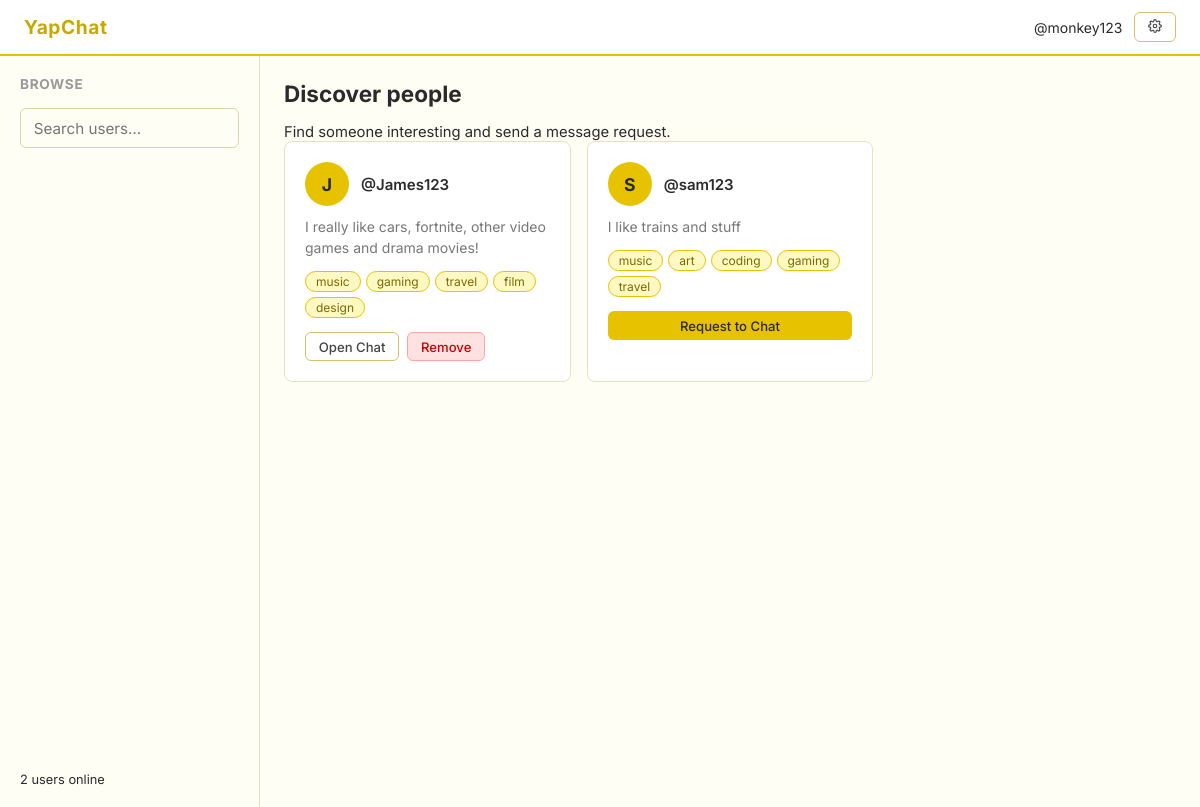
The app's page /browse (signed in) with its own data.
### tables this page shows
CREATE TABLE users (
                username      TEXT PRIMARY KEY,
                password_hash TEXT NOT NULL,
                bio           TEXT DEFAULT '',
                tags          TEXT DEFAULT ''
            );

### main.py (the view)
@app.route('/browse')
@login_required
def browse():
    me = session['username']
    with get_db() as conn:
        my_row = conn.execute(
            'SELECT tags FROM users WHERE username = ?', (me,)
        ).fetchone()
        rows = conn.execute(
            'SELECT username, bio, tags FROM users WHERE username != ?', (me,)
        ).fetchall()
        incoming = conn.execute(
            'SELECT from_user FROM requests WHERE to_user = ?', (me,)
        ).fetchall()
    my_tags = set(t.strip() for t in my_row['tags'].split(',') if t.strip())
    with get_db() as conn:
        connections = conn.execute(
            'SELECT user1, user2 FROM connections WHERE user1 = ? OR user2 = ?',
            (me, me)
        ).fetchall()
    connected_users = set()
    for c in connections:
        other = c['user2'] if c['user1'] == me else c['user1']
        connected_users.add(other)
    other_users = []
    for r in rows:
        user_tags = [t.strip() for t in r['tags'].split(',') if t.strip()]
        shared = len(my_tags & set(user_tags))
        other_users.append({
            'username':  r['username'],
            'bio':       r['bio'],
            'tags':      user_tags,
            'shared':    shared,                              #used for sorting, not displayed
            'connected': r['username'] in connected_users    #True if already connected, False if not
        })
    other_users.sort(key=lambda u: u['shared'], reverse=True)
    incoming_requests = [r['from_user'] for r in incoming]
    return render_template('browse.html', users=other_users,
                           current_user=me, incoming_requests=incoming_requests,
                           online_count=len(online_users))                          #displays how many users online/logged in currently.

### main.py (called while the page is built)
def get_db():
    conn = sqlite3.connect(DATABASE)
    conn.row_factory = sqlite3.Row
    return conn

def login_required(f):
    from functools import wraps
    @wraps(f)
    def decorated(*args, **kwargs):
        if 'username' not in session:
            return redirect(url_for('home'))
        return f(*args, **kwargs)
    return decorated

### templates/browse.html (shortened to what this page needs)
<!DOCTYPE html>
<html lang="en">
<head>
  <link rel="stylesheet" href="/static/css/style.css">
</head>
<body>
  <nav class="navbar">
    <span class="navbar-brand">YapChat</span>
    <div class="navbar-links">
      <span style="color:var(--muted);font-size:.875rem;">@{{ current_user }}</span>
      <a href="/settings" class="btn btn-secondary btn-sm">
      </a>
    </div>
  </nav>
  <div class="browse-layout">
    <aside class="sidebar">
      <h3>Browse</h3>
      <input type="text" class="search-input" id="searchInput" placeholder="Search users…">
      <div style="margin-top:auto;">
        <p style="font-size:.8rem;">
          {{ online_count }} user{{ 's' if online_count != 1 else '' }} online
        </p>
      </div>
    </aside>
    <main class="main-content">
      <h2 class="anim">Discover people</h2>
      <p class="anim anim-d1" style="margin-top:.35rem;font-size:.925rem;">Find someone interesting and send a message request.</p>
      {% if users %}
      <div class="user-grid" id="userGrid">
        {% for user in users %}
        <div class="user-card anim" data-name="{{ user.username }}" data-tags="{{ user.tags|join(' ') }}">
          <div style="display:flex;align-items:center;gap:.75rem;">
            <div class="user-avatar">{{ user.username[0].upper() }}</div>
            <div>
              <a href="/profile/{{ user.username }}" class="user-name">@{{ user.username }}</a>
            </div>
          </div>
          {% if user.bio %}
          <p class="user-bio">{{ user.bio }}</p>
          {% else %}
          <p class="user-bio" style="font-style:italic;">No bio yet.</p>
          {% endif %}
          {% if user.tags %}
          <div class="tags">
            {% for tag in user.tags %}
            <span class="tag">{{ tag }}</span>
            {% endfor %}
          </div>
          {% endif %}
          {% if user.connected %}
            <div style="display:flex;gap:.5rem;margin-top:.25rem;">
              <a href="/messaging/{{ user.username }}" class="btn btn-secondary btn-sm">Open Chat</a>
              <a href="/remove-user/{{ user.username }}"
                 class="btn btn-danger btn-sm"
                 onclick="return confirm('Remove @{{ user.username }}? You will no longer be connected.')">
                Remove
              </a>
            </div>
          {% else %}
            <a href="/request-chat/{{ user.username }}" class="btn btn-primary btn-sm" style="margin-top:.25rem;">
              Request to Chat
            </a>
          {% endif %}
        </div>
        {% endfor %}
      </div>
      {% else %}
      <div style="margin-top:3rem;text-align:center;opacity:.5;">
        <p>No other users yet. Share the link so friends can join!</p>
      </div>
      {% endif %}
    </main>
  </div>
</body>
</html>

### static/css/style.css (style rules this page uses)
* { box-sizing: border-box; margin: 0; padding: 0; }
body { font-family: 'Inter', sans-serif; background: #fffef5; color: #2a2a2a; font-size: 15px; }
a { color: #b8860b; text-decoration: none; }
input[type=text], input[type=password], textarea { width: 100%; padding: 0.6rem 0.8rem; border: 1px solid #ddd5a0; border-radius: 6px; font-family: inherit; font-size: 0.95rem; background: #fffef5; color: #2a2a2a; outline: none; }
.btn { display: inline-block; padding: 0.6rem 1.2rem; border-radius: 6px; border: 1px solid transparent; font-family: inherit; font-size: 0.9rem; font-weight: 500; cursor: pointer; text-align: center; transition: opacity 0.15s; }
.btn-primary { background: #e6c200; color: #2a2a2a; }
.btn-secondary { background: #fff; color: #444; border-color: #d4c070; }
.btn-danger { background: #fee2e2; color: #c00; border-color: #fca5a5; }
.btn-sm { padding: 0.35rem 0.8rem; font-size: 0.82rem; }
.tags { display: flex; flex-wrap: wrap; gap: 5px; margin-top: 4px; }
.tag { background: #fef9c3; color: #7a6a00; border-radius: 20px; font-size: 0.75rem; padding: 2px 10px; border: 1px solid #e6c200; }
.navbar { background: #fff; border-bottom: 2px solid #e6c200; padding: 0.75rem 1.5rem; display: flex; align-items: center; justify-content: space-between; position: sticky; top: 0; z-index: 10; }
.navbar-brand { font-weight: 700; font-size: 1.2rem; color: #c9a800; letter-spacing: 0.03em; }
.navbar-links { display: flex; align-items: center; gap: 0.75rem; }
.browse-layout { display: grid; grid-template-columns: 260px 1fr; min-height: calc(100vh - 49px); }
.sidebar { border-right: 1px solid #e8e0c0; background: #fffef5; padding: 1.25rem; display: flex; flex-direction: column; gap: 1rem; }
.sidebar h3 { font-size: 0.85rem; text-transform: uppercase; letter-spacing: 0.05em; color: #999; }
.main-content { padding: 1.5rem; }
.main-content h2 { margin-bottom: 1rem; }
.search-input { width: 100%; padding: 0.5rem 0.75rem; border: 1px solid #ddd5a0; border-radius: 6px; font-family: inherit; font-size: 0.9rem; outline: none; background: #fff; }
.user-grid { display: grid; grid-template-columns: repeat(auto-fill, minmax(240px, 1fr)); gap: 1rem; }
.user-card { background: #fff; border: 1px solid #e8e0c0; border-radius: 8px; padding: 1.25rem; display: flex; flex-direction: column; gap: 0.6rem; }
.user-avatar { width: 44px; height: 44px; border-radius: 50%; background: #e6c200; color: #2a2a2a; display: flex; align-items: center; justify-content: center; font-weight: 700; font-size: 1.1rem; }
.user-name { font-weight: 600; color: #2a2a2a; }
.user-bio { font-size: 0.875rem; color: #777; line-height: 1.5; }
.anim { animation: fadeIn 0.3s ease both; }
.anim-d1 { animation-delay: 0.05s; }

### records on screen
users: username "J", username "James123", bio "I really like cars, fortnite, other video games and drama movies!", tags "music" "gaming" "travel" "film" "design"
users: username "S", username "sam123", bio "I like trains and stuff", tags "music" "art" "coding" "gaming" "travel"

### other values on screen
{{ current_user }} "monkey123"
{{ online_count }} "2"
{{ 's' if online_count != 1 else '' }} "s"
